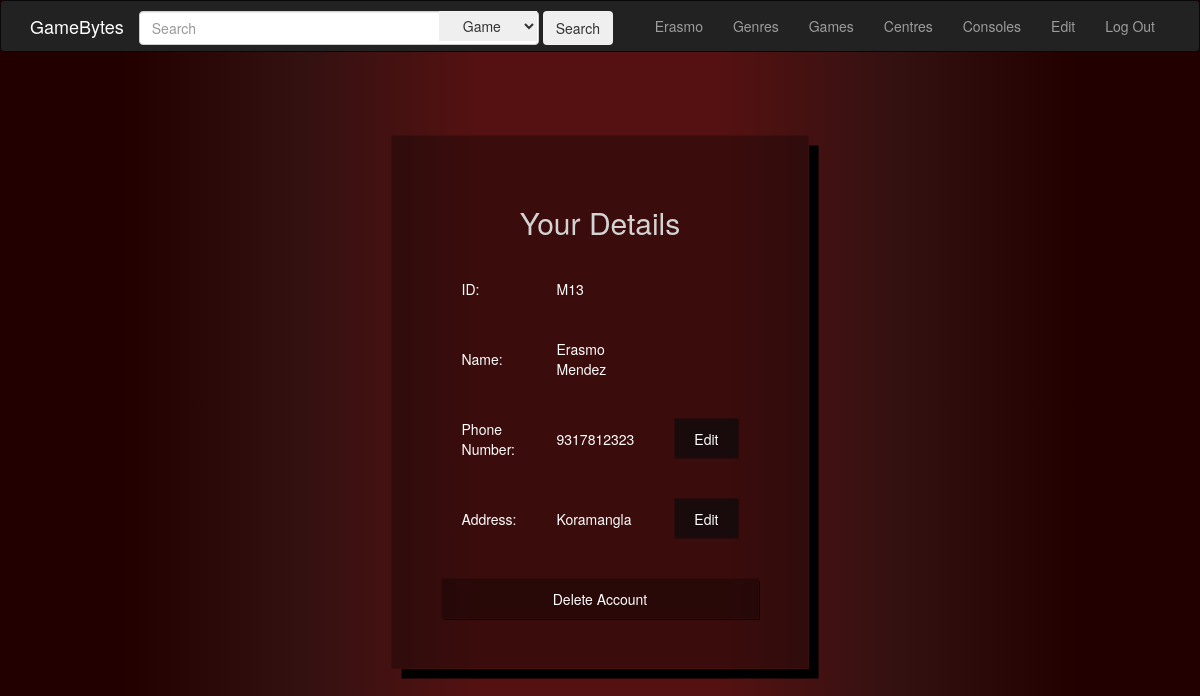
Screenshot of /pages/edit.php (signed in) with the database file from the repository.
### tables this page shows
CREATE TABLE `member` (
  `m_id` varchar(8) NOT NULL,
  `m_password` varchar(50) NOT NULL,
  `m_phno` varchar(10) DEFAULT NULL,
  `m_fname` varchar(20) DEFAULT NULL,
  `m_lname` varchar(20) DEFAULT NULL,
  `m_address` varchar(100) DEFAULT NULL,
  `m_startdate` date DEFAULT NULL,
  `m_enddate` date DEFAULT NULL,
  `m_href` varchar(30) DEFAULT NULL
);

### pages/edit.php (the view, shortened to what this page needs)
<?php
$db='gamebytes';
$conn=mysqli_connect('localhost','abhishek','abhishek98');
mysqli_select_db($conn,$db);
$query="select * from member where m_id='".strToUpper($_SESSION["m_id"])."';";
$result=mysqli_query($conn,$query);
$row=mysqli_fetch_assoc($result);
?>
<!DOCTYPE html>
<html>
<head>
	<link rel="stylesheet" type="text/css" href="../assets/css/bootstrap-3.3.7/css/bootstrap.min.css">
	<link rel="stylesheet" type="text/css" href="../assets/css/home.css">
	<link rel="stylesheet" type="text/css" href="../assets/css/edit.css">
</head>
<body>
<nav id="nav" class="navbar navbar-inverse">
	<div class="container">
		<div class="navbar-header">
			<a href="#" class="navbar-brand">GameBytes</a>
		</div>
		<div class="collapse navbar-collapse" id="menu">
			<form class="form-inline" method="get" action="results.php">
		  		<input class="form-control" type="search" name="search" placeholder="Search" aria-label="Search">
		  		<select name="by">
		  			<option>Game</option>
		  		</select>
		    	<button class="btn btn-outline-success my-2 my-sm-0" type="submit">Search</button>
		    </form>
			<ul class="nav navbar-nav navbar-right">
				<li><a href="home.php"><?php echo ucwords($_SESSION["m_fname"]);?></a></li>
				<li><a href="genres.php">Genres</a></li>
				<li><a href="games.php">Games</a></li>
				<li><a href="centres.php">Centres</a></li>
				<li><a href="consoles.php">Consoles</a></li>
				<li><a href="edit.php">Edit</a></li>
				<li><a href="logout.php">Log Out</a></li>
			</ul>
		</div>
	</div>
</nav>
<div class="content-container">
<div class="content">
	<h2>Your Details</h2>
	<table>
		<tbody>
			<tr>
				<td>ID: </td>
				<td><?php echo $row["m_id"];?></td>
			</tr>
			<tr>
				<td>Name:</td>
				<td><?php echo $row["m_fname"]." ".$row["m_lname"];?></td>
			</tr>
			<tr>
				<td>Phone Number:</td>
				<td><span id="old_ph-no"><?php echo $row["m_phno"];?></span><form method="POST" id="ph-no" hidden><input id="ph-no-input" type="number" name="temp_phno"><button class="submit" id="submit-ph-no">Submit</button></form></td>
				<td><button class="edit" id="edit_ph-no">Edit</button></td>
			</tr>
			<tr>
				<td>Address:</td>
				<td><span id="old_address"><?php echo $row["m_address"];?></span><form method="POST" id="address" hidden><input id="address-input" type="text" name="temp_address"><button class="submit" id="submit-address">Submit</button></form></td>
				<td><button class="edit" id="edit_address">Edit</button></td>
			</tr>
		</tbody>
	</table>
	<form id="delete" action="logout.php" method="POST"><button>Delete Account</button></form>
</div>
</div>
</body>
</html>

### assets/css/home.css (style rules this page uses)
body { background: linear-gradient(90deg,#200 10%,#311 25%,#511 40%,#511 60%,#311 75%,#200 90%); }
h2 { color: lightgray; }
#nav { position: sticky; z-index: 50; top:0; }
#nav .navbar-brand { color: white; }
#nav form { display: inline; line-height: 50px; position: relative; }
#nav form input { width: 400px; box-sizing: border-box; padding-right: 100px; }
#nav form select { position: absolute; top:50%; left:300px; padding-left: 20px; transform: translateY(-50%); border: none; line-height: 50px; height: 30px; width:98px; outline: none; }
form { display: inline; }

### assets/css/edit.css (style rules this page uses)
.content-container { margin: 350px 200px; position: relative; }
.content { background: rgba(0,0,0,0.3); padding: 50px; position: absolute; left: 50%; top: 50%; transform: translate(-50%,-50%); box-shadow: 10px 10px black; }
h2 { text-align: center; margin-bottom: 20px; }
table { margin: 0 auto; color: white; }
td { padding: 20px; text-align: left; width: 200px; }
td button { background: rgba(10,10,10,0.7); border: none; padding: 10px 20px; }
#delete button, #register-submit { width: 100%; padding: 10px; margin-top: 20px; color: white; background: rgba(0,0,0,0.3); box-shadow: 1px 1px 1px black; border: none; }

### rows the page displays
member: m_id "M13", m_fname "Erasmo", m_lname "Mendez", m_phno "9317812323", m_address "Koramangla"

### other values shown
$_SESSION["m_fname"] "Erasmo"
